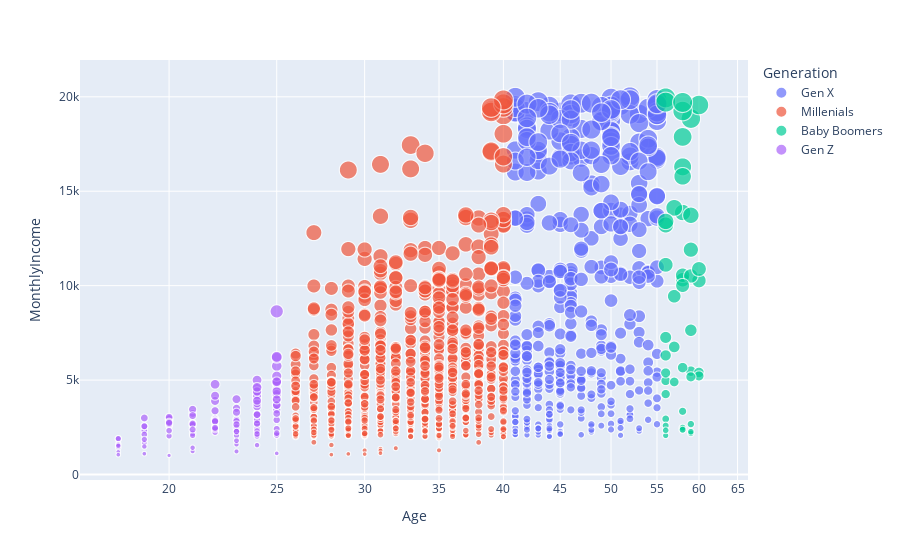

This figure's notebook cell:
### Code cell
import plotly.express as px
df = px.data.gapminder()

fig = px.scatter(result, x="Age", y="MonthlyIncome",
	         size="MonthlyIncome", color="Generation", log_x=True, size_max=20)
fig.show()

### Figure 1 — Plotly figure (JSON) as saved in the notebook; plotly's stock layout.template omitted (floating-point values rounded to 4 significant figures; data arrays with more than 128 entries replaced by an {"elided": "..."} marker saying what was removed)
{"data": [{"hovertemplate": "Generation=Gen X<br>Age=%{x}<br>MonthlyIncome=%{marker.size}<extra></extra>", "legendgroup": "Gen X", "marker": {"color": "#636efa", "size": {"elided": "418 int values"}, "sizemode": "area", "sizeref": 50.0, "symbol": "circle"}, "mode": "markers", "name": "Gen X", "showlegend": true, "type": "scattergl", "x": {"elided": "418 int values"}, "xaxis": "x", "y": {"elided": "418 int values"}, "yaxis": "y"}, {"hovertemplate": "Generation=Millenials<br>Age=%{x}<br>MonthlyIncome=%{marker.size}<extra></extra>", "legendgroup": "Millenials", "marker": {"color": "#EF553B", "size": {"elided": "882 int values"}, "sizemode": "area", "sizeref": 50.0, "symbol": "circle"}, "mode": "markers", "name": "Millenials", "showlegend": true, "type": "scattergl", "x": {"elided": "882 int values"}, "xaxis": "x", "y": {"elided": "882 int values"}, "yaxis": "y"}, {"hovertemplate": "Generation=Baby Boomers<br>Age=%{x}<br>MonthlyIncome=%{marker.size}<extra></extra>", "legendgroup": "Baby Boomers", "marker": {"color": "#00cc96", "size": [2670, 7637, 5473, 7260, 13872, 18844, 4963, 10312, 3346, 9439, 4257, 2177, 2267, 5660, 6755, 13212, 19566, 14118, 10266, 5405, 11103, 19246, 2380, 10552, 2479, 13726, 11904, 2942, 19943, 5220, 5171, 10512, 2372, 19717, 10008, 13402, 19701, 2066, 4900, 10883, 16291, 15787, 2587, 5380, 17875, 6306, 2339], "sizemode": "area", "sizeref": 50.0, "symbol": "circle"}, "mode": "markers", "name": "Baby Boomers", "showlegend": true, "type": "scattergl", "x": [59, 59, 59, 56, 58, 59, 56, 58, 58, 57, 56, 59, 59, 58, 57, 56, 60, 57, 60, 60, 56, 58, 58, 58, 58, 59, 59, 56, 56, 60, 59, 59, 58, 56, 58, 56, 58, 56, 57, 60, 58, 58, 56, 56, 58, 56, 56], "xaxis": "x", "y": [2670, 7637, 5473, 7260, 13872, 18844, 4963, 10312, 3346, 9439, 4257, 2177, 2267, 5660, 6755, 13212, 19566, 14118, 10266, 5405, 11103, 19246, 2380, 10552, 2479, 13726, 11904, 2942, 19943, 5220, 5171, 10512, 2372, 19717, 10008, 13402, 19701, 2066, 4900, 10883, 16291, 15787, 2587, 5380, 17875, 6306, 2339], "yaxis": "y"}, {"hovertemplate": "Generation=Gen Z<br>Age=%{x}<br>MonthlyIncome=%{marker.size}<extra></extra>", "legendgroup": "Gen Z", "marker": {"color": "#ab63fa", "size": [2935, 4011, 1232, 2293, 2322, 4999, 2926, 5744, 2889, 2871, 2774, 1675, 2523, 8639, 1483, 2323, 2325, 1102, 2328, 4898, 4000, 3230, 1420, 1200, 2904, 2174, 2610, 2716, 4260, 2244, 4487, 4031, 3202, 2564, 3894, 1878, 2400, 2725, 2127, 2096, 2886, 2836, 3447, 2773, 1009, 2819, 4851, 4577, 2500, 6180, 3505, 1601, 2694, 3424, 4775, 4194, 4256, 3162, 2044, 2693, 4171, 2413, 2121, 2973, 4377, 1051, 2600, 2451, 2323, 1416, 3691, 2070, 1904, 3597, 2552, 3033, 2853, 2210, 2678, 4950, 1859, 2994, 1223, 1118, 2625, 2096, 3669, 1611, 6232, 3229, 4400, 4162, 3172, 2033, 2272, 2296, 2073, 2814, 3117, 1569, 3760, 5206, 2783, 2728, 3989, 2275, 4401, 1555, 3907, 3295, 2145, 2679, 2398, 1514, 2472, 4617, 2647, 2187, 3977, 3375, 4907, 2380, 1790], "sizemode": "area", "sizeref": 50.0, "symbol": "circle"}, "mode": "markers", "name": "Gen Z", "showlegend": true, "type": "scattergl", "x": [22, 24, 21, 24, 23, 24, 20, 25, 25, 22, 24, 19, 22, 25, 19, 22, 19, 19, 22, 25, 25, 21, 18, 18, 23, 21, 21, 21, 24, 22, 25, 25, 24, 19, 22, 18, 24, 24, 24, 25, 24, 20, 21, 22, 20, 23, 25, 24, 23, 25, 23, 23, 24, 25, 22, 25, 25, 24, 20, 21, 22, 25, 19, 20, 24, 18, 20, 22, 20, 21, 25, 21, 18, 24, 19, 20, 22, 24, 20, 25, 19, 19, 23, 25, 21, 25, 25, 18, 25, 25, 25, 24, 24, 24, 23, 24, 23, 22, 21, 18, 24, 25, 20, 20, 23, 23, 24, 24, 24, 23, 24, 21, 22, 18, 22, 24, 23, 25, 25, 22, 25, 21, 23], "xaxis": "x", "y": [2935, 4011, 1232, 2293, 2322, 4999, 2926, 5744, 2889, 2871, 2774, 1675, 2523, 8639, 1483, 2323, 2325, 1102, 2328, 4898, 4000, 3230, 1420, 1200, 2904, 2174, 2610, 2716, 4260, 2244, 4487, 4031, 3202, 2564, 3894, 1878, 2400, 2725, 2127, 2096, 2886, 2836, 3447, 2773, 1009, 2819, 4851, 4577, 2500, 6180, 3505, 1601, 2694, 3424, 4775, 4194, 4256, 3162, 2044, 2693, 4171, 2413, 2121, 2973, 4377, 1051, 2600, 2451, 2323, 1416, 3691, 2070, 1904, 3597, 2552, 3033, 2853, 2210, 2678, 4950, 1859, 2994, 1223, 1118, 2625, 2096, 3669, 1611, 6232, 3229, 4400, 4162, 3172, 2033, 2272, 2296, 2073, 2814, 3117, 1569, 3760, 5206, 2783, 2728, 3989, 2275, 4401, 1555, 3907, 3295, 2145, 2679, 2398, 1514, 2472, 4617, 2647, 2187, 3977, 3375, 4907, 2380, 1790], "yaxis": "y"}], "layout": {"legend": {"itemsizing": "constant", "title": {"text": "Generation"}, "tracegroupgap": 0}, "margin": {"t": 60}, "xaxis": {"anchor": "y", "domain": [0, 1], "title": {"text": "Age"}, "type": "log"}, "yaxis": {"anchor": "x", "domain": [0, 1], "title": {"text": "MonthlyIncome"}}}}
